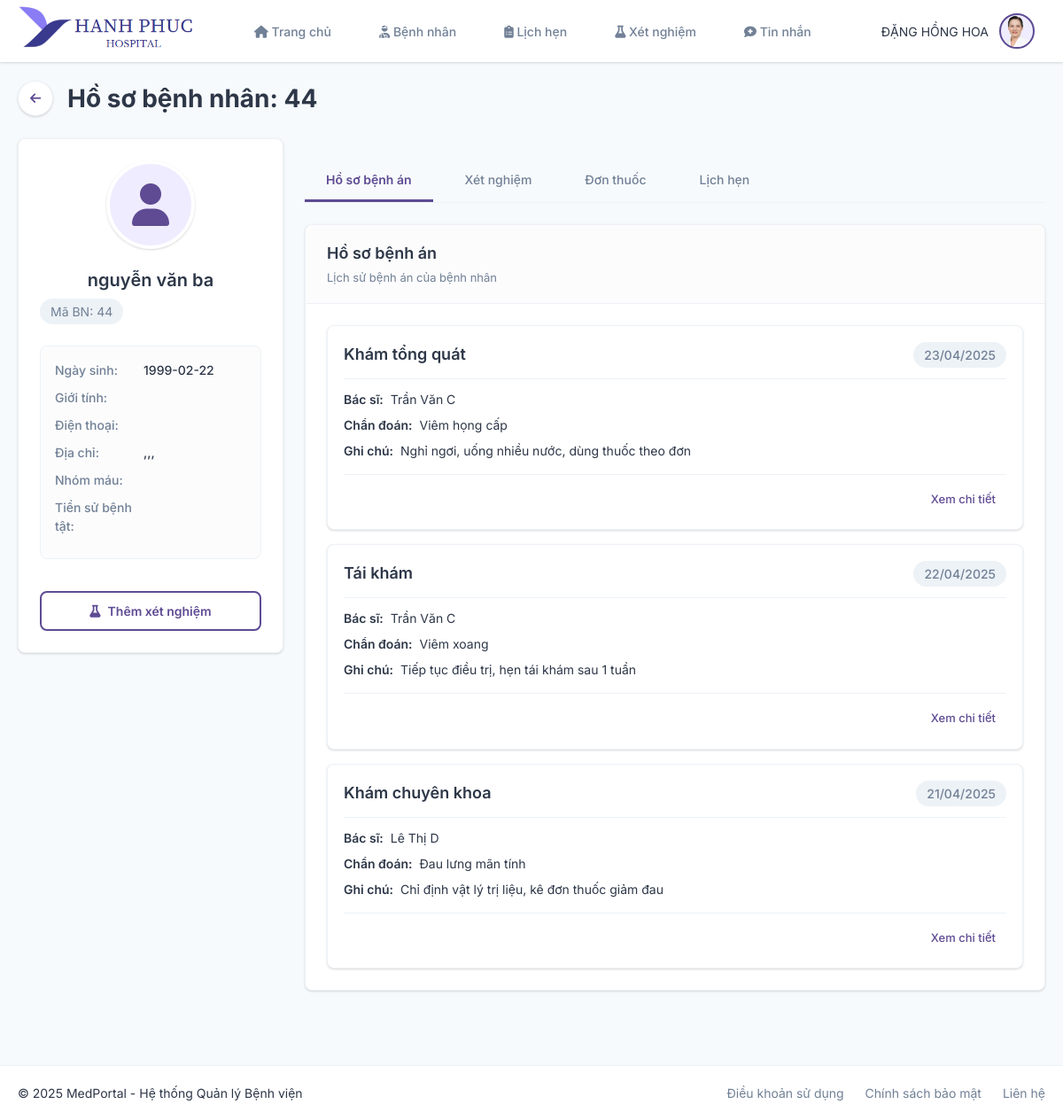
The app's page /index.php?action=chitietbenhnhan&id=44 (signed in), older data.
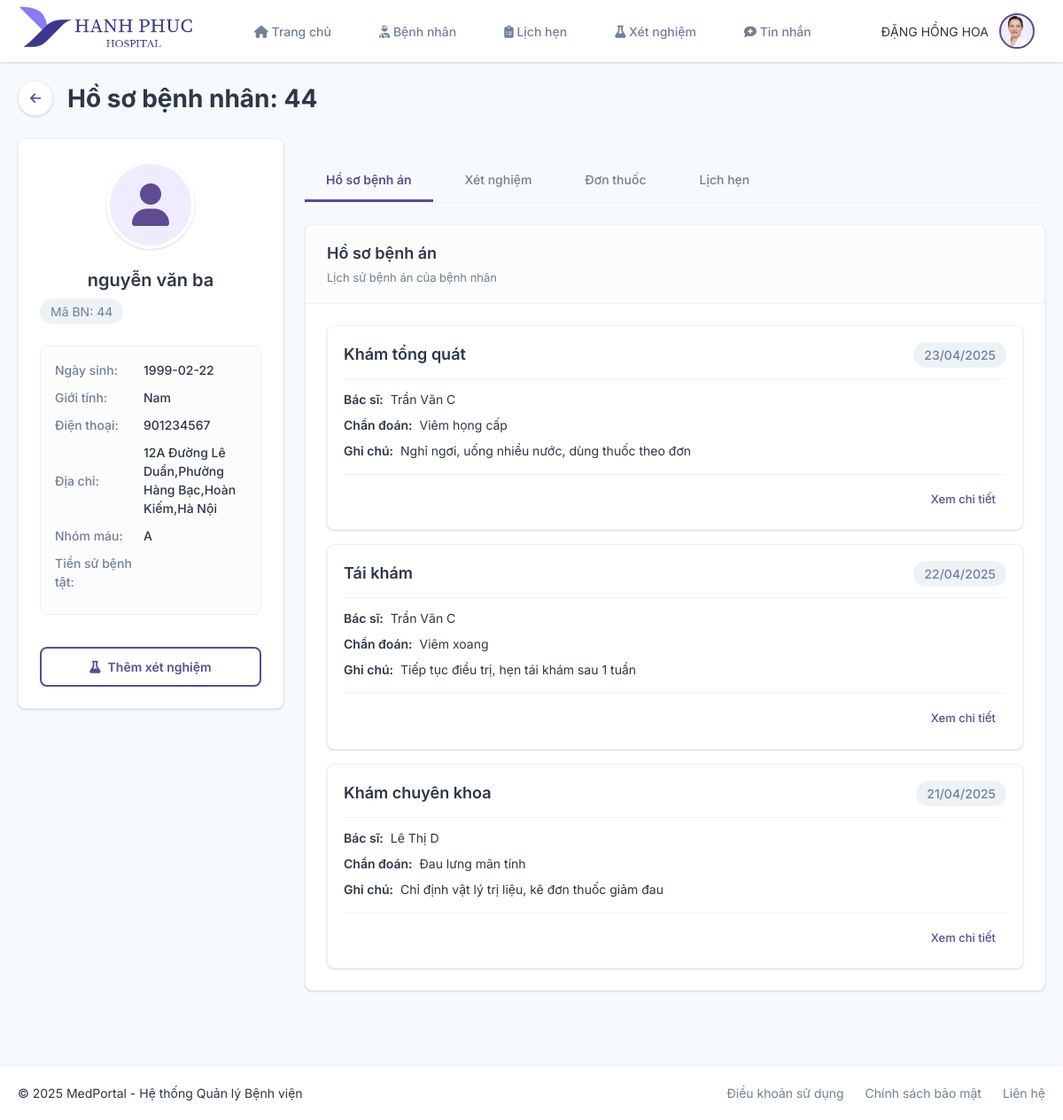
The same page, newer data.
### tables this page shows
CREATE TABLE `benhnhan` (
  `mabenhnhan` int(11) UNSIGNED NOT NULL,
  `hotenbenhnhan` varchar(100) NOT NULL,
  `ngaysinh` date NOT NULL,
  `gioitinh` varchar(4) DEFAULT NULL,
  `nghenghiep` varchar(50) DEFAULT NULL,
  `cccdbenhnhan` bigint(200) DEFAULT NULL,
  `dantoc` varchar(20) DEFAULT NULL,
  `email` varchar(100) NOT NULL,
  `sdtbenhnhan` int(12) DEFAULT NULL,
  `tinh/thanhpho` varchar(50) DEFAULT NULL,
  `quan/huyen` varchar(50) DEFAULT NULL,
  `xa/phuong` varchar(50) DEFAULT NULL,
  `sonha` varchar(60) DEFAULT NULL,
  `quanhe` varchar(50) DEFAULT NULL,
  `tiensubenhtatcuagiadinh` varchar(300) DEFAULT NULL,
  `tiensubenhtatcuabenhnhan` varchar(300) DEFAULT NULL,
  `nhommau` varchar(5) DEFAULT NULL,
  `tentk` varchar(100) NOT NULL
);

### Models/mbenhnhan.php (called while the page is built, shortened)
<?php
 class mBenhNhan{
        public function select_benhnhan_id($id){
            $p = new clsKetNoi();
            $con = $p->moketnoi();
            $con->set_charset('utf8');
            if($con){
                $str = "select * from benhnhan where mabenhnhan = '$id'";
                $tbl = $con->query($str);
                return $tbl;
            }else{
                return false;
            }
        }
    }
?>

### Controllers/cbenhnhan.php (called while the page is built, shortened)
<?php
include_once("Models/mbenhnhan.php");
class cBenhNhan{
    public function get_benhnhan_id($id){
        $p = new mBenhNhan();
        $tbl = $p->select_benhnhan_id($id);
        if (!$tbl) {
            return -1;
        } else {
            if ($tbl->num_rows > 0) {
                return $tbl->fetch_assoc();
            } else {
                return 0;
            }
        }
    }
}
?>

### Views/bacsi/pages/chitietbenhnhan/index.php (the view, shortened to what the changed rows need)
<?php
$mabenhnhan = $_GET['id'] ?? '';
include_once('Controllers/cbenhnhan.php');
$cbenhnhan = new cBenhNhan();
$bn= $cbenhnhan->get_benhnhan_id($mabenhnhan);
$active_tab = $_GET['tab'] ?? 'medical-records';
?>
<div class="container">
    <div class="content-header">
        <div class="back-button">
            <a href="?action=benhnhan" class="btn-icon"><i class="fas fa-arrow-left"></i></a>
            <h1>Hồ sơ bệnh nhân: <?php echo $bn['mabenhnhan']; ?></h1>
        </div>
    </div>
    <div class="patient-detail">
        <div class="patient-sidebar">
            <div class="card">
                <div class="card-body">
                    <div class="patient-avatar">
                        <i class="fas fa-user"></i>
                    </div>
                    <h2 class="patient-name"><?php echo $bn['hotenbenhnhan']; ?></h2>
                    <p class="patient-id">Mã BN: <?php echo $bn['mabenhnhan']; ?></p>
                    <div class="patient-info">
                        <div class="info-row">
                            <span class="info-label">Ngày sinh:</span>
                            <span class="info-value"><?php echo $bn['ngaysinh']; ?></span>
                        </div>
                        <div class="info-row">
                            <span class="info-label">Giới tính:</span>
                            <span class="info-value"><?php echo $bn['gioitinh']; ?></span>
                        </div>
                        <div class="info-row">
                            <span class="info-label">Điện thoại:</span>
                            <span class="info-value"><?php echo $bn['sdtbenhnhan']; ?></span>
                        </div>
                        <div class="info-row">
                            <span class="info-label">Địa chỉ:</span>
                            <span class="info-value"><?php echo $bn['sonha'].",". $bn['xa/phuong'].",".$bn['quan/huyen'].",".$bn['tinh/thanhpho']; ?></span>
                        </div>
                        <div class="info-row">
                            <span class="info-label">Nhóm máu:</span>
                            <span class="info-value"><?php echo $bn['nhommau']; ?></span>
                        </div>
                        <div class="info-row">
                            <span class="info-label">Tiền sử bệnh tật:</span>
                        </div>
                    </div>
                    <div class="patient-actions">
                        <a href="?action=xetnghiem" class="btn-outline btn-full"><i class="fas fa-flask"></i> Thêm xét nghiệm</a>
                    </div>
                </div>
            </div>
        </div>
        <div class="patient-content">
            <div class="tabs">
                <div class="tab-header">
                    <a href="?action=chitietbenhnhan&id=<?php echo $mabenhnhan; ?>&tab=medical-records" class="tab-link <?php echo $active_tab === 'medical-records' ? 'active' : ''; ?>">Hồ sơ bệnh án</a>
                    <a href="?action=chitietbenhnhan&id=<?php echo $mabenhnhan; ?>&tab=tests" class="tab-link <?php echo $active_tab === 'tests' ? 'active' : ''; ?>">Xét nghiệm</a>
                    <a href="?action=chitietbenhnhan&id=<?php echo $mabenhnhan; ?>&tab=prescriptions" class="tab-link <?php echo $active_tab === 'prescriptions' ? 'active' : ''; ?>">Đơn thuốc</a>
                    <a href="?action=chitietbenhnhan&id=<?php echo $mabenhnhan ?>&tab=appointments" class="tab-link <?php echo $active_tab === 'appointments' ? 'active' : ''; ?>">Lịch hẹn</a>
                </div>
                <div class="tab-content">
                    <?php if ($active_tab === 'medical-records'): ?>
                        <div class="card">
                            <div class="card-header">
                                <h2>Hồ sơ bệnh án</h2>
                                <p>Lịch sử bệnh án của bệnh nhân</p>
                            </div>
                            <div class="card-body">
                                <div class="medical-records">
                                    <?php
                                    $records = [
                                        ['type' => 'Khám tổng quát', 'date' => '23/04/2025', 'doctor' => 'Trần Văn C', 'diagnosis' => 'Viêm họng cấp', 'notes' => 'Nghỉ ngơi, uống nhiều nước, dùng thuốc theo đơn'],
                                        ['type' => 'Tái khám', 'date' => '22/04/2025', 'doctor' => 'Trần Văn C', 'diagnosis' => 'Viêm xoang', 'notes' => 'Tiếp tục điều trị, hẹn tái khám sau 1 tuần'],
                                        ['type' => 'Khám chuyên khoa', 'date' => '21/04/2025', 'doctor' => 'Lê Thị D', 'diagnosis' => 'Đau lưng mãn tính', 'notes' => 'Chỉ định vật lý trị liệu, kê đơn thuốc giảm đau']
                                    ];
                                    foreach ($records as $record) {
                                        echo '<div class="record-item">';
                                        echo '<div class="record-header">';
                                        echo '<h3>' . $record['type'] . '</h3>';
                                        echo '<span class="record-date">' . $record['date'] . '</span>';
                                        echo '</div>';
                                        echo '<div class="record-details">';
                                        echo '<p><strong>Bác sĩ:</strong> ' . $record['doctor'] . '</p>';
                                        echo '<p><strong>Chẩn đoán:</strong> ' . $record['diagnosis'] . '</p>';
                                        echo '<p><strong>Ghi chú:</strong> ' . $record['notes'] . '</p>';
                                        echo '</div>';
                                        echo '<div class="record-actions">';
                                        echo '<a href="#" class="btn-small">Xem chi tiết</a>';
                                        echo '</div>';
                                        echo '</div>';
                                    }
                                    ?>
                                </div>
                            </div>
                        </div>
                    <?php endif; ?>
                </div>
            </div>
        </div>
    </div>
</div>
<?php require("Views/bacsi/layout/footer.php"); ?>

Row changes from the older to the newer data that the page shows:
changed benhnhan "nguyễn văn ba": gioitinh (not shown) → "Nam"; sdtbenhnhan (not shown) → "901234567"; sonha (not shown) → "12A Đường Lê Duẩn"; value (not shown) → "Phường Hàng Bạc"; value (not shown) → "Hoàn Kiếm"; value (not shown) → "Hà Nội"; nhommau (not shown) → "A"
